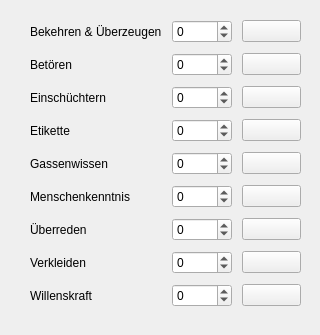
    <widget class="QWidget" name="tab_2">
     <attribute name="title">
      <string>Gesellschaftstalente</string>
     </attribute>
     <widget class="QWidget" name="gridLayoutWidget_2">
      <property name="geometry">
       <rect>
        <x>20</x>
        <y>10</y>
        <width>291</width>
        <height>316</height>
       </rect>
      </property>
      <layout class="QGridLayout" name="gridLayout_2">
       <property name="leftMargin">
        <number>10</number>
       </property>
       <property name="topMargin">
        <number>10</number>
       </property>
       <property name="rightMargin">
        <number>10</number>
       </property>
       <property name="bottomMargin">
        <number>10</number>
       </property>
       <property name="spacing">
        <number>10</number>
       </property>
       <item row="8" column="1">
        <widget class="QSpinBox" name="mod_willenskraft">
         <property name="minimum">
          <number>-50</number>
         </property>
         <property name="maximum">
          <number>50</number>
         </property>
        </widget>
       </item>
       <item row="0" column="1">
        <widget class="QSpinBox" name="mod_bekehren">
         <property name="minimum">
          <number>-50</number>
         </property>
         <property name="maximum">
          <number>50</number>
         </property>
        </widget>
       </item>
       <item row="1" column="0">
        <widget class="QLabel" name="label_30">
         <property name="text">
          <string>Betören</string>
         </property>
        </widget>
       </item>
       <item row="0" column="0">
        <widget class="QLabel" name="label_23">
         <property name="text">
          <string>Bekehren &amp; Überzeugen</string>
         </property>
        </widget>
       </item>
       <item row="5" column="0">
        <widget class="QLabel" name="label_21">
         <property name="text">
          <string>Menschenkenntnis</string>
         </property>
        </widget>
       </item>
       <item row="4" column="0">
        <widget class="QLabel" name="label_24">
         <property name="text">
          <string>Gassenwissen</string>
         </property>
        </widget>
       </item>
       <item row="3" column="0">
        <widget class="QLabel" name="label_26">
         <property name="text">
          <string>Etikette                           </string>
         </property>
        </widget>
       </item>
       <item row="3" column="1">
        <widget class="QSpinBox" name="mod_etikette">
         <property name="minimum">
          <number>-50</number>
         </property>
         <property name="maximum">
          <number>50</number>
         </property>
        </widget>
       </item>
       <item row="6" column="1">
        <widget class="QSpinBox" name="mod_ueberreden">
         <property name="minimum">
          <number>-50</number>
         </property>
         <property name="maximum">
          <number>50</number>
         </property>
        </widget>
       </item>
       <item row="4" column="1">
        <widget class="QSpinBox" name="mod_gassenwissen">
         <property name="minimum">
          <number>-50</number>
         </property>
         <property name="maximum">
          <number>50</number>
         </property>
        </widget>
       </item>
       <item row="2" column="1">
        <widget class="QSpinBox" name="mod_einschuechtern">
         <property name="minimum">
          <number>-50</number>
         </property>
         <property name="maximum">
          <number>50</number>
         </property>
        </widget>
       </item>
       <item row="7" column="0">
        <widget class="QLabel" name="label_29">
         <property name="text">
          <string>Verkleiden</string>
         </property>
        </widget>
       </item>
       <item row="1" column="1">
        <widget class="QSpinBox" name="mod_betoeren">
         <property name="minimum">
          <number>-50</number>
         </property>
         <property name="maximum">
          <number>50</number>
         </property>
        </widget>
       </item>
       <item row="2" column="0">
        <widget class="QLabel" name="label_25">
         <property name="text">
          <string>Einschüchtern</string>
         </property>
        </widget>
       </item>
       <item row="5" column="1">
        <widget class="QSpinBox" name="mod_menschenkenntnis">
         <property name="minimum">
          <number>-50</number>
         </property>
         <property name="maximum">
          <number>50</number>
         </property>
        </widget>
       </item>
       <item row="7" column="1">
        <widget class="QSpinBox" name="mod_verkleiden">
         <property name="minimum">
          <number>-50</number>
         </property>
         <property name="maximum">
          <number>50</number>
         </property>
        </widget>
       </item>
       <item row="8" column="0">
        <widget class="QLabel" name="label_22">
         <property name="text">
          <string>Willenskraft</string>
         </property>
        </widget>
       </item>
       <item row="6" column="0">
        <widget class="QLabel" name="label_19">
         <property name="text">
          <string>Überreden</string>
         </property>
        </widget>
       </item>
       <item row="0" column="2">
        <widget class="QPushButton" name="btn_bekehren">
         <property name="text">
          <string/>
         </property>
         <property name="icon">
          <iconset>
           <normaloff>dice.png</normaloff>dice.png</iconset>
         </property>
        </widget>
       </item>
       <item row="1" column="2">
        <widget class="QPushButton" name="btn_betoeren">
         <property name="text">
          <string/>
         </property>
         <property name="icon">
          <iconset>
           <normaloff>dice.png</normaloff>dice.png</iconset>
         </property>
        </widget>
       </item>
       <item row="2" column="2">
        <widget class="QPushButton" name="btn_einschuechtern">
         <property name="text">
          <string/>
         </property>
         <property name="icon">
          <iconset>
           <normaloff>dice.png</normaloff>dice.png</iconset>
         </property>
        </widget>
       </item>
       <item row="3" column="2">
        <widget class="QPushButton" name="btn_etikette">
         <property name="text">
          <string/>
         </property>
         <property name="icon">
          <iconset>
           <normaloff>dice.png</normaloff>dice.png</iconset>
         </property>
        </widget>
       </item>
       <item row="4" column="2">
        <widget class="QPushButton" name="btn_gassenwissen">
         <property name="text">
          <string/>
         </property>
         <property name="icon">
          <iconset>
           <normaloff>dice.png</normaloff>dice.png</iconset>
         </property>
        </widget>
       </item>
       <item row="5" column="2">
        <widget class="QPushButton" name="btn_menschenkenntnis">
         <property name="text">
          <string/>
         </property>
         <property name="icon">
          <iconset>
           <normaloff>dice.png</normaloff>dice.png</iconset>
         </property>
        </widget>
       </item>
       <item row="6" column="2">
        <widget class="QPushButton" name="btn_ueberreden">
         <property name="text">
          <string/>
         </property>
         <property name="icon">
          <iconset>
           <normaloff>dice.png</normaloff>dice.png</iconset>
         </property>
        </widget>
       </item>
       <item row="7" column="2">
        <widget class="QPushButton" name="btn_verkleiden">
         <property name="text">
          <string/>
         </property>
         <property name="icon">
          <iconset>
           <normaloff>dice.png</normaloff>dice.png</iconset>
         </property>
        </widget>
       </item>
       <item row="8" column="2">
        <widget class="QPushButton" name="btn_willenskraft">
         <property name="text">
          <string/>
         </property>
         <property name="icon">
          <iconset>
           <normaloff>dice.png</normaloff>dice.png</iconset>
         </property>
        </widget>
       </item>
      </layout>
     </widget>
    </widget>
